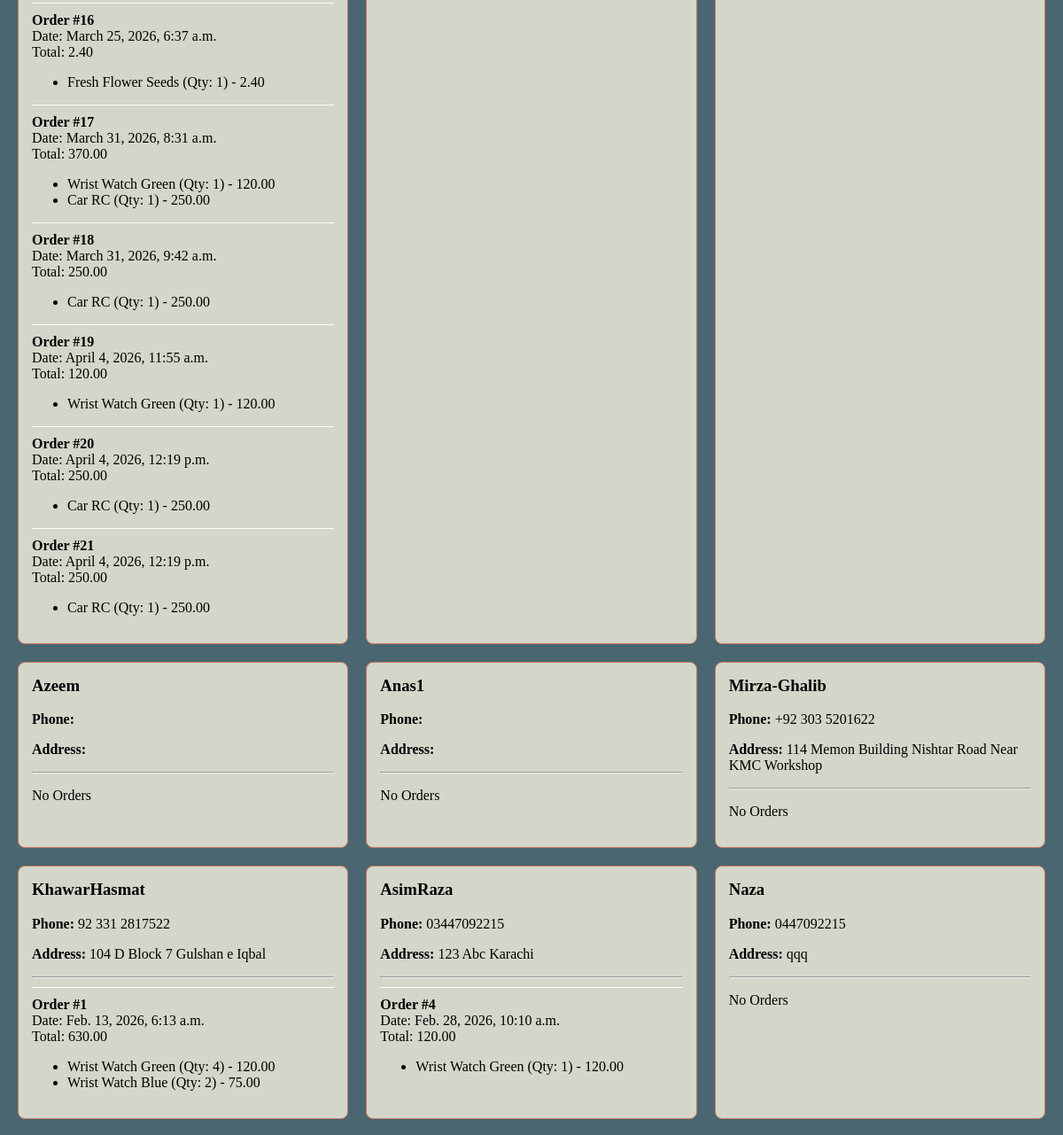
The app's page /accounts/customer-orders/ (signed in, middle part), older data.
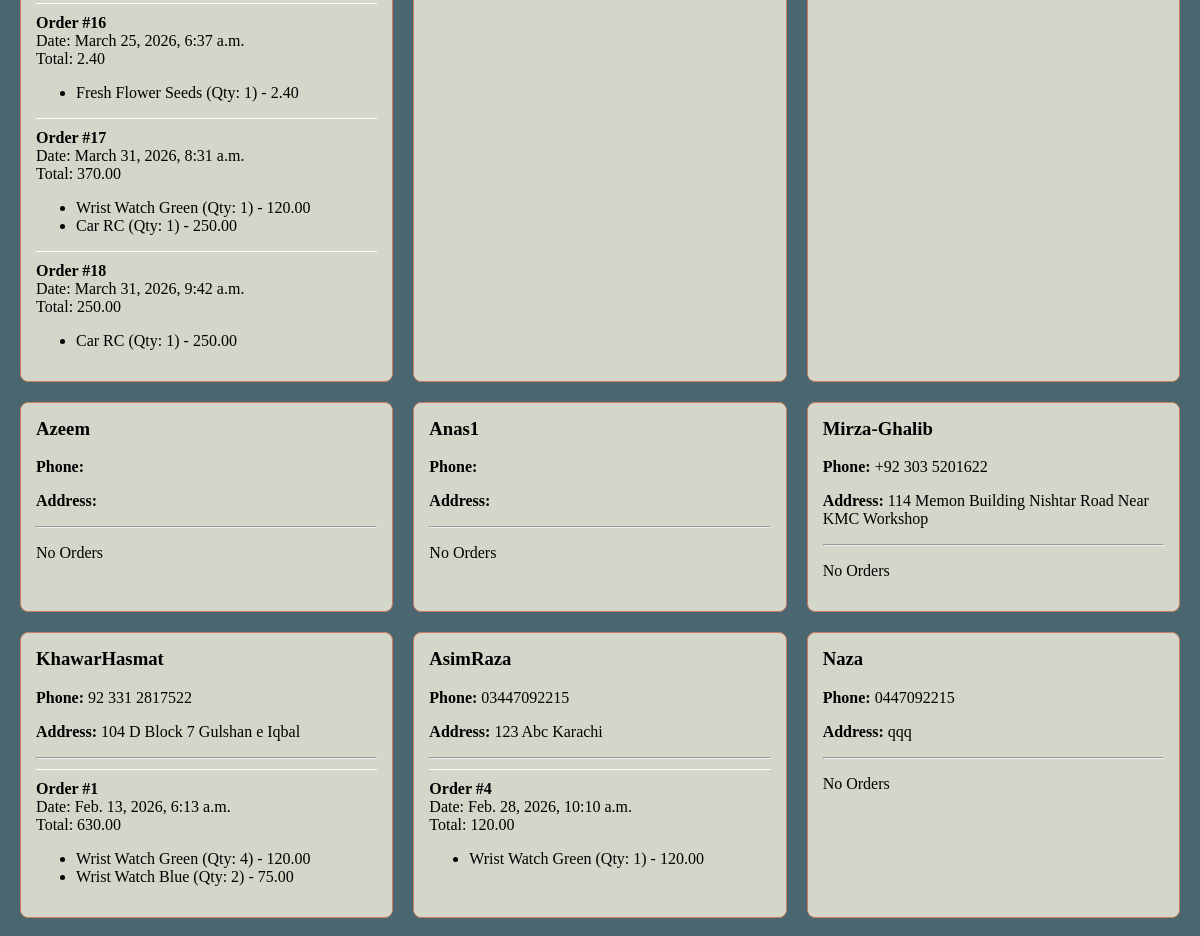
The same page, newer data.
### shop/models.py (models this page shows, shortened)
class Order(models.Model):
    user = models.ForeignKey(User, on_delete=models.CASCADE) # Links an order to a user
    created_at = models.DateTimeField(auto_now_add=True)
    total_price = models.DecimalField(max_digits=10, decimal_places=2)
    completed = models.BooleanField(default=True)

class OrderItem(models.Model):
    order = models.ForeignKey(Order, on_delete=models.CASCADE) # Links an item to a specific order
    product = models.ForeignKey(Product, on_delete=models.CASCADE) # Links an item to a specific product
    quantity = models.PositiveIntegerField()
    price = models.DecimalField(max_digits=10, decimal_places=2) # Price at the time of purchase

class Product(models.Model):
    category = models.ForeignKey(
        Category,
        related_name='products', # Allows you to access products from a category instance (e.g., category.products.all())
        on_delete=models.CASCADE, # If a category is deleted, all its products are also deleted
        null=True,   # Allows products to initially exist without a category (useful for migration)
        blank=True   # Allows the category field to be blank in forms
    )
    name = models.CharField(max_length=200, db_index=True)
    slug = models.SlugField(max_length=200, db_index=True, unique=True)
    description = models.TextField(blank=True)
    price = models.DecimalField(max_digits=10, decimal_places=2)
    image = models.ImageField(upload_to='products/%Y/%m/%d/', blank=True, null=True) # Organizes uploads by date
    available = models.BooleanField(default=True)
    created = models.DateTimeField(auto_now_add=True) # Automatically sets creation timestamp
    updated = models.DateTimeField(auto_now=True) # Automatically updates timestamp on every save
    class Meta:
        ordering = ('name',) # Order products alphabetically by name
        indexes = [
            Index(fields=['id', 'slug']), # Composite index for ID and slug
            Index(fields=['name']),      # Index on the product name
            Index(fields=['-created']),  # Index for ordering by creation date (e.g., for "new arrivals")
        ]
    def save(self, *args, **kwargs):
        if not self.slug:
            self.slug = slugify(self.name)
        super().save(*args, **kwargs)

### accounts/models.py (models this page shows, shortened)
class Profile(models.Model):
    user = models.OneToOneField(User, on_delete=models.CASCADE)
    phone = models.CharField(max_length=20, blank=True)
    address = models.TextField(blank=True)

### accounts/views.py (the view)
# urls.py: path('customer-orders/', views.customer_orders, name='customer_orders'),
@staff_member_required
def customer_orders(request):
    users = User.objects.all()
    data = []
    for user in users:
        profile = Profile.objects.filter(user=user).first()
        orders = Order.objects.filter(user=user)
        data.append({
            "user": user,
            "profile": profile,
            "orders": orders
        })
    return render(request, "accounts/customer_orders.html", {"data": data})

### accounts/templates/accounts/customer_orders.html (shortened to what this page needs)
<div class="container">
{% for d in data %}
<div class="card">
    <h3>{{ d.user.username }}</h3>
    <p>
        <strong>Phone:</strong>
        {% if d.profile %}
            {{ d.profile.phone }}
        {% endif %}
    </p>
    <p>
        <strong>Address:</strong>
        {% if d.profile %}
            {{ d.profile.address }}
        {% endif %}
    </p>
    <hr>
    {% for order in d.orders %}
    <div class="order">
        <b>Order #{{ order.id }}</b><br>
        Date: {{ order.created_at }} <br>
        Total: {{ order.total_price }}
        <ul>
        {% for item in order.orderitem_set.all %}
            <li>
                {{ item.product.name }}
                (Qty: {{ item.quantity }})
                - {{ item.price }}
            </li>
        {% endfor %}
        </ul>
    </div>
    {% empty %}
        <p>No Orders</p>
    {% endfor %}
</div>
{% endfor %}
</div>

### accounts/templates/accounts/customer_orders.html (style rules this page uses)
.container { display: grid; grid-template-columns: repeat(auto-fit, minmax(280px, 1fr)); gap: 20px; }
.card { border: 1px solid #C97D60;; padding: 15px; border-radius: 8px; background: #D4D6CA; color:#000000; }
.card h3 { margin-top: 0; }
.order { border-top: 1px solid #FBFEF9; margin-top: 10px; padding-top: 10px; }

Row changes from the older to the newer data that the page shows:
removed Order: id "19", created_at "April 4, 2026, 11:55 a.m.", total_price "120.00"
removed OrderItem: product.name "Wrist Watch Green", quantity "1", price "120.00", shown under "19"
removed Order: id "20", created_at "April 4, 2026, 12:19 p.m.", total_price "250.00"
removed OrderItem: product.name "Car RC", quantity "1", price "250.00", shown under "20"
removed Order: id "21", created_at "April 4, 2026, 12:19 p.m.", total_price "250.00"
removed OrderItem: product.name "Car RC", quantity "1", price "250.00", shown under "21"
